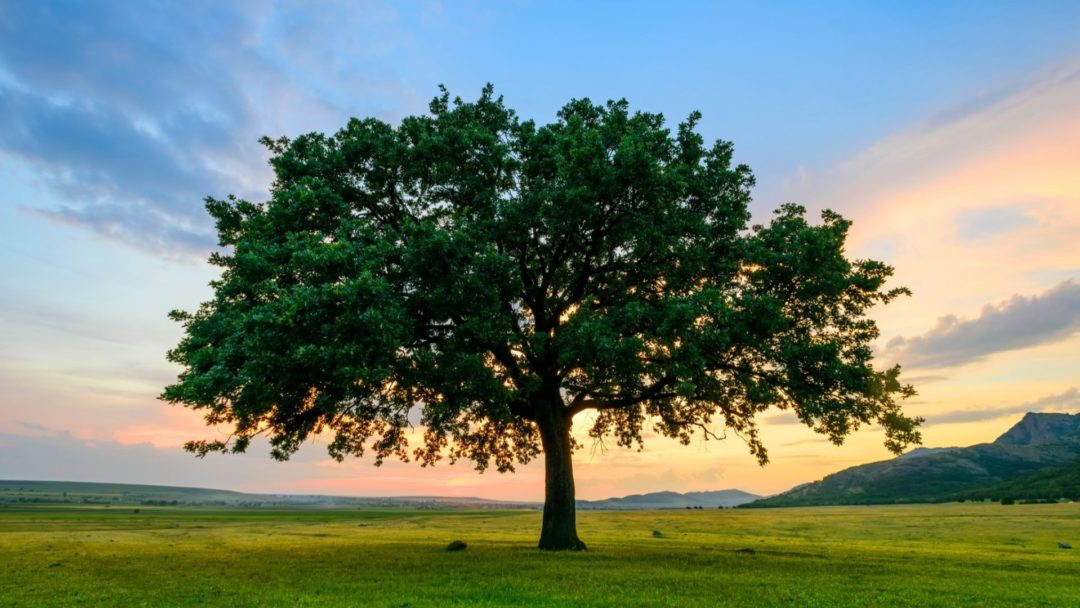
#> input picture Computer Vision/HW_2/tree.jpg, 1080 x 608 px
$ jupyter execute homework_2_canny_edge_detector.ipynb   (shell and % lines are left out)   (older library calls are emulated)
#> lines starting #> are read from the running program, lines starting #| are printed output that depends on the picture
## The purpose of this homework is to implement Canny Edge Detector

[cell 1]
import numpy as np
import math
import matplotlib.pyplot as plt

from skimage.io import imread
from skimage.transform import resize
from scipy.ndimage.filters import gaussian_filter
from tqdm import tqdm

[cell 2]
from skimage.color import rgb2gray
from scipy.signal import convolve2d
from scipy import ndimage
import cv2

### As you know from theory, Canny Edge Detection algorithm is composed of 4 steps:
- Bluring the image to suppress the noise
- Calculation of the gradient and the magnitude of the image-gradient
- Non-maximum suppression
- Hystersis thresholding

#### At first let's read and visualize an image.

[cell 3]
img = imread('tree.jpg')/255.
img = resize(img, (240, 320), preserve_range=True)
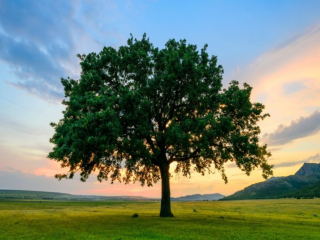
#> img: shape (240, 320, 3) float64; mean R, G, B 0.447, 0.506, 0.443
img = rgb2gray(img)
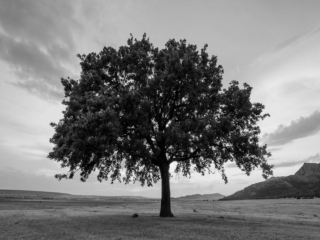
#> img: shape (240, 320) float64; min 0.00442, max 0.977, mean 0.489

[cell 4]
plt.imshow(img, cmap = 'gray')

In order to suppress the noise in the image, we apply bluring.

### Step 1: Gaussian blur

[cell 5]
def display_image(img):
    fig = plt.figure(figsize = (10, 10))
    ax = fig.add_subplot(111)
    ax.imshow(img)

[cell 6]
smooth_img = cv2.GaussianBlur(img, (5,5), 10)
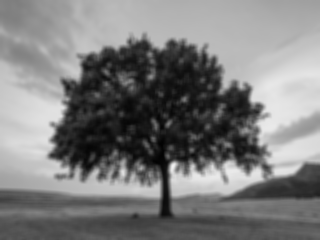
#> smooth_img: shape (240, 320) float64; min 0.0128, max 0.946, mean 0.489
display_image(smooth_img)

### Step 2: Gradient Calculation

[cell 7]
# compute gradients along the X and Y axis, respectively
G_x = cv2.Sobel(smooth_img, cv2.CV_64F, 1, 0, ksize = 5)
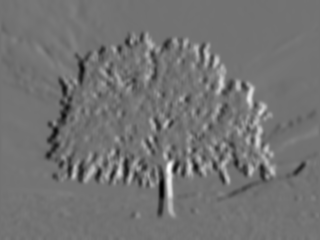
#> G_x: shape (240, 320) float64; min -18.04, max 21.97, mean 0; drawn with min black and max white
G_y = cv2.Sobel(smooth_img, cv2.CV_64F, 0, 1, ksize = 5)
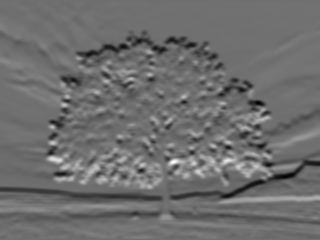
#> G_y: shape (240, 320) float64; min -15.49, max 19.86, mean -0.168; drawn with min black and max white
M = np.sqrt(G_x * G_x + G_y * G_y)
M = M/M.max()

[cell 8]
plt.imshow(M)
#G_x.shape

### Step 3: Non-Maximum Suppression

#### Note !!! for implementation of non-maximum suppression you can follow the following steps, but your own implementation is also applicable.

Defining four directions

[cell 9]
d_x = (1, 1/np.sqrt(2), 0, 1/np.sqrt(2))
d_y = (0, 1/np.sqrt(2), 1, -1/np.sqrt(2))
D = np.array([[d_x[i], d_y[i]] for i in range(4)])

[cell 10]
d_x

[cell 11]
d_y

[cell 12]
theta = np.arctan2(G_y, G_x) * 180 / np.pi # element wise arctan , returns angles in radians.
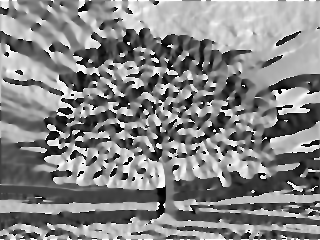
#> theta: shape (240, 320) float64; min -180, max 180, mean 8.5; drawn with min black and max white
## QUESTION ? Maybe I should take theta in radians?
# theta = np.arctan2(G_y, G_x) # in radians

[cell 13]
theta[theta<0] += 180
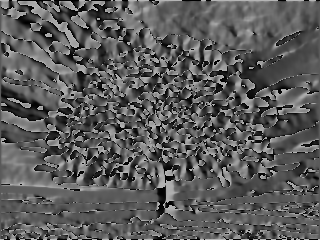
#> theta: shape (240, 320) float64; min 0, max 180, mean 90.8
theta

[cell 14]
# TODO Obtain a matrix of shape (img.shape[0], img.shape[1]),
# for which A[i,j] is the number of the closest direction from D in the point (i,j).
# For example, if the direction D[1,:] is the closest to the gradient of the image in the point (i,j),
# i.e. G[i,j,:], then A[i,j] = 1.
A = np.zeros((img.shape[0], img.shape[1]))
for i in range(0, img.shape[0]):
    for j in range(0, img.shape[1]):
        if(theta[i,j] >= 0 and theta[i,j] <= 20) or (theta[i,j] >= 160 and theta[i,j] <= 180) :
            A[i,j] = 0 # 0 angle
        elif(theta[i,j] > 20 and theta[i,j] <= 60):
            A[i,j] = 1 # 45 angle
        elif(theta[i,j] > 60 and theta[i,j] <= 110):
            A[i,j] = 2 # 90 angle
        elif(theta[i,j] > 110 and theta[i,j] <= 155):
            A[i,j] = 3 # 135 angle
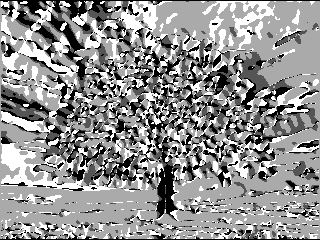
#> A: shape (240, 320) float64; min 0, max 3, mean 1.72; drawn with min black and max white

[cell 15]
A

[cell 16]
res = np.zeros((img.shape[0], img.shape[1]))
M_pad = np.zeros((img.shape[0]+2, img.shape[1]+2))
M_pad[1:-1,1:-1] = M.copy() # M is Gradient
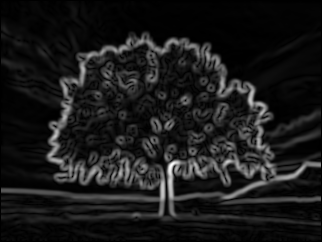
#> M_pad: shape (242, 322) float64; min 0, max 1, mean 0.102
for i in range(1, img.shape[0] - 1):
    for j in range(1, img.shape[1] - 1):
        if A[i,j] == 0:
            M_p = A[i, j-1]
            M_n = A[i, j+1]
        elif A[i,j] == 3:
            M_p = A[i-1, j-1]
            M_n = A[i+1, j+1]
        elif A[i,j] == 2:
            M_p = A[i+1, j]
            M_n = A[i-1, j]
        elif A[i,j] == 1:
            M_p = A[i+1, j-1]
            M_n = A[i-1, j+1]

        if M_pad[i,j] >= M_p and M_pad[i,j] >= M_n:
            res[i,j] = M_pad[i,j]
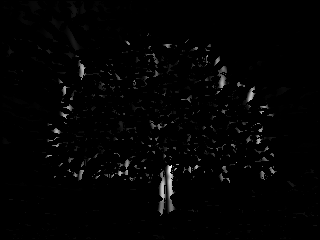
#> res: shape (240, 320) float64; min 0, max 1, mean 0.0136
M_pad

[cell 17]
display_image(res)

[cell 18]
plt.imshow(res)

### Step 4: Hystersis Thresholding

[cell 19]
# The hysteresis consists of transforming weak pixels into strong ones,
# if and only if at least one of the pixels around the one being processed is a strong one.

def hyst(img, t_h, t_l):
#> called with t_h = 0.2, t_l = 0.05
    M, N = img.shape
#> M = 240; N = 320
    for i in range(1, M-1):
        for j in range(1, N-1):
            if (img[i,j] == t_l):
                if((img[i, j-1]   == t_h)   or (img[i, j + 1] == t_h) or
                   (img[i+1, j]   == t_h)   or (img[i-1, j]   == t_h) or
                   (img[i+1, j-1] == t_h)   or (img[i-1, j+1] == t_h) or
                   (img[i-1, j-1] == t_h)   or (img[i+1, j+1] == t_h)):
                    img[i, j] = t_h
                else:
                    img[i, j] = 0
    return img
